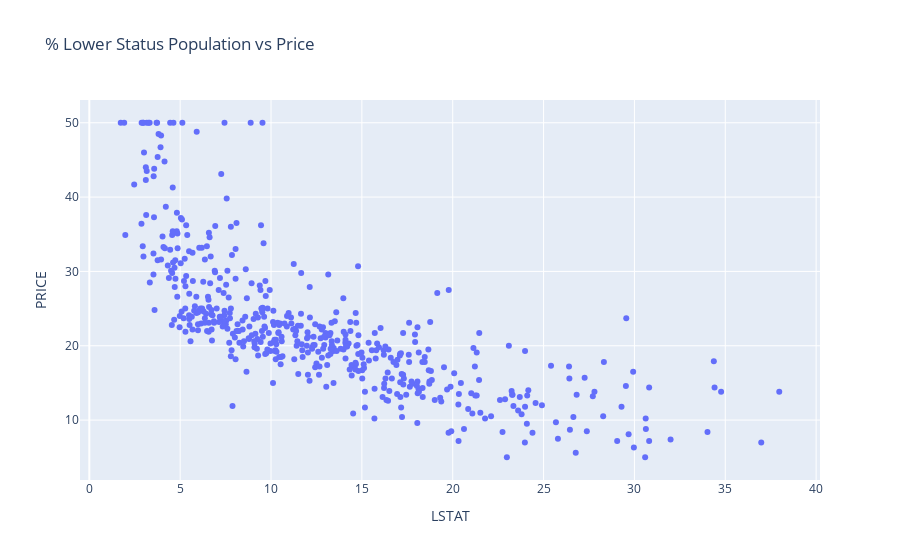

This figure's notebook cell:
### Markdown cell above
Number of rooms vs Price:
- There is a strong positive linear correlation between the number of rooms in a dwelling and its price (correlation ≈ +0.70).
- As the number of rooms increases, the house price tends to increase as well.
- The plot shows a rising trend with some outliers:
    - Some houses with many rooms have surprisingly lower prices—these could be anomalies or affected by other factors (e.g., location or crime).

### Code cell
px.scatter(data, x='LSTAT', y='PRICE', title='% Lower Status Population vs Price').show()

### Figure 1 — Plotly figure (JSON) as saved in the notebook; plotly's stock layout.template omitted (floating-point values rounded to 4 significant figures; data arrays with more than 128 entries replaced by an {"elided": "..."} marker saying what was removed)
{"data": [{"hovertemplate": "LSTAT=%{x}<br>PRICE=%{y}<extra></extra>", "legendgroup": "", "marker": {"color": "#636efa", "symbol": "circle"}, "mode": "markers", "name": "", "orientation": "v", "showlegend": false, "type": "scatter", "x": {"elided": "506 float values"}, "xaxis": "x", "y": {"elided": "506 float values"}, "yaxis": "y"}], "layout": {"legend": {"tracegroupgap": 0}, "title": {"text": "% Lower Status Population vs Price"}, "xaxis": {"anchor": "y", "domain": [0, 1], "title": {"text": "LSTAT"}}, "yaxis": {"anchor": "x", "domain": [0, 1], "title": {"text": "PRICE"}}}}
